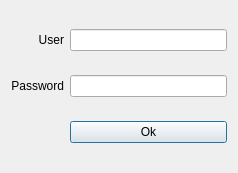
<?xml version="1.0" encoding="UTF-8"?>
<ui version="4.0">
 <class>LoginWindow</class>
 <widget class="QDialog" name="LoginWindow">
  <property name="windowModality">
   <enum>Qt::NonModal</enum>
  </property>
  <property name="geometry">
   <rect>
    <x>0</x>
    <y>0</y>
    <width>238</width>
    <height>173</height>
   </rect>
  </property>
  <property name="minimumSize">
   <size>
    <width>238</width>
    <height>173</height>
   </size>
  </property>
  <property name="maximumSize">
   <size>
    <width>238</width>
    <height>173</height>
   </size>
  </property>
  <property name="windowTitle">
   <string>Login</string>
  </property>
  <property name="modal">
   <bool>false</bool>
  </property>
  <layout class="QGridLayout" name="gridLayout">
   <item row="0" column="0">
    <widget class="QLabel" name="labelUser">
     <property name="text">
      <string>User</string>
     </property>
     <property name="alignment">
      <set>Qt::AlignRight|Qt::AlignTrailing|Qt::AlignVCenter</set>
     </property>
    </widget>
   </item>
   <item row="0" column="1">
    <widget class="QLineEdit" name="lineEditUser"/>
   </item>
   <item row="1" column="0">
    <widget class="QLabel" name="labelPassword">
     <property name="text">
      <string>Password</string>
     </property>
     <property name="alignment">
      <set>Qt::AlignRight|Qt::AlignTrailing|Qt::AlignVCenter</set>
     </property>
    </widget>
   </item>
   <item row="1" column="1">
    <widget class="QLineEdit" name="lineEditPassword">
     <property name="echoMode">
      <enum>QLineEdit::Password</enum>
     </property>
    </widget>
   </item>
   <item row="2" column="1">
    <widget class="QPushButton" name="pushButtonOk">
     <property name="text">
      <string>Ok</string>
     </property>
    </widget>
   </item>
  </layout>
 </widget>
 <resources/>
 <connections/>
</ui>
